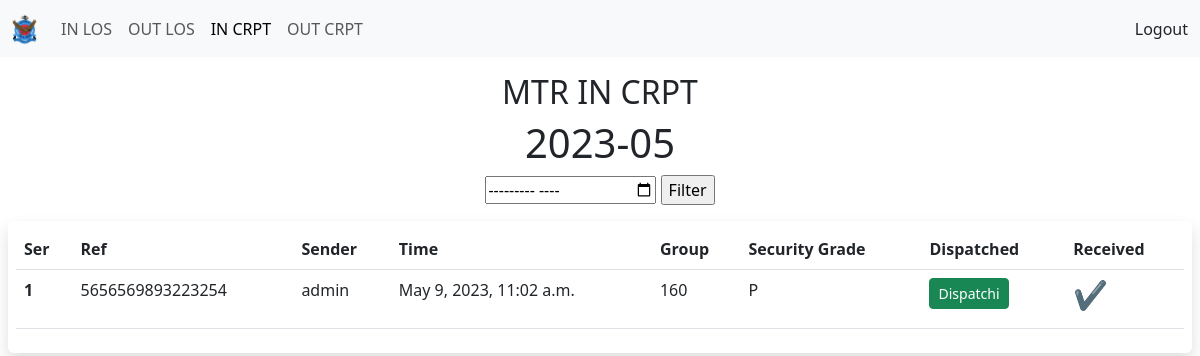
/in-crpt/ (signed in), run on an earlier commit of the app's database.
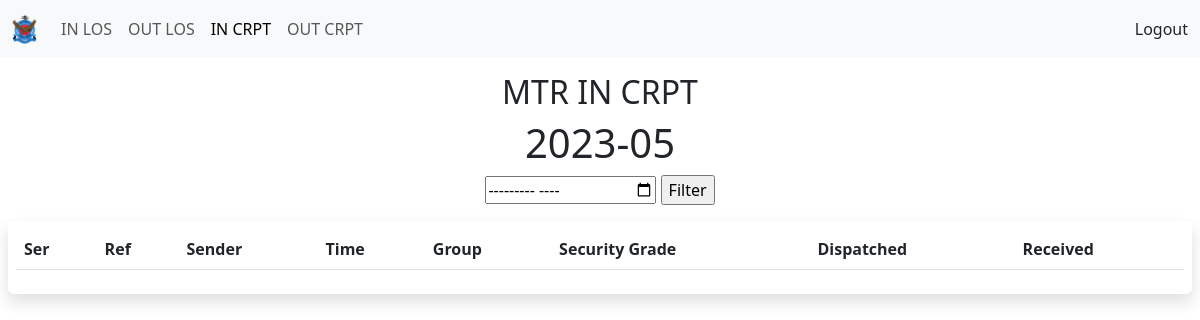
And on a later commit of the database.
### unit/models.py (models this page shows, shortened)
class CRPT(models.Model):
    serial = models.IntegerField()
    ref = models.CharField(max_length=255)
    sender = models.ForeignKey(User, on_delete=models.SET_NULL, null=True, blank=True , related_name='senderrr')
    receiver_unit = models.ManyToManyField(User, related_name='receiverss', verbose_name='receiver_unit')
    date_of_rec = models.DateField()
    time_of_rec = models.TimeField()
    datetime_of_action = models.DateTimeField(auto_now_add=True)
    action_taken_by = models.CharField(max_length=10)
    received_by = models.ManyToManyField(Acknowledgement, related_name='receivedd', verbose_name='User who received', blank=True)
    receiver_receiving_time = models.TimeField(blank=True , null=True)
    group = models.IntegerField()
    security_grade = models.CharField(max_length=50)
    dispatched_to = models.ManyToManyField(DispAck, blank=True, related_name='cdespatched', verbose_name='Offices who received')
    def received_by_fun(self):
        return ','.join([str(p) for p in self.received_by.all()])
    def dispatched_to_fun(self):
        return ','.join([str(p) for p in self.dispatched_to.all()])

### unit/views.py (the view, shortened to what this page needs)
# urls.py: path('in-crpt/', views.in_crpt, name='in-crpt'),
@login_required(login_url='/login/')
def in_crpt(request):
    if request.method == 'GET':
        if 'month' in request.GET:
            month = request.GET.get('month')
            print('This is Month : ', month)
            messages = CRPT.objects.filter(Q(datetime_of_action__icontains=month) & Q(receiver_unit = request.user.id)).order_by('-id')
            lenn = len(messages)
            context = {
                'messages' : messages,
                'lenn' : lenn,
                'month' : month
            }
            return render(request, 'unit/in_crpt.html', context)
    disp = DispAck.objects.filter(user=request.user)
    current_month = datetime.datetime.now().strftime('%Y-%m')
    messages = CRPT.objects.filter(Q(datetime_of_action__icontains=current_month) & Q(receiver_unit = request.user.id)).order_by('-id')
    lenn = len(messages)
    context = {
        'messages' : messages,
        'lenn' : lenn,
        'month' : current_month,
        'disp' : disp,
    }
    return render(request, 'unit/in_crpt.html', context)

### unit/models.py (called while the page is built)
    def __str__(self):
        return str(self.user)

### unit/templates/unit/in_crpt.html (shortened to what this page needs)
{% extends 'unit/base.html' %}
{% load static %}
{% block incrptactive %}active{% endblock %}
{% block main %}
<div class="row d-flex justify-content-around rounded p-2 text-center m-2">
  <h2>{{request.user}} IN CRPT</h2>
  <div>
    <h1>{{month}}</h1>
      <form action="" method="GET">
      <input type="month" name="month">
      <input type="submit" value="Filter" name="filter">
      </form>
  </div>
</div>
<section class="p-2 m-2 rounded shadow">
  <table class="table table-hover ">
    <thead>
      <tr>
        <th scope="col">Ser</th>
        <th scope="col">Ref</th>
        <th scope="col">Sender</th>
        <th scope="col">Time</th>
        <th scope="col">Group</th>
        <th scope="col">Security Grade</th>
        <th scope="col">Dispatched</th>
        <th scope="col">Received</th>
      </tr>
    </thead>
    <tbody>
        {% for message in messages %}
      <tr>
        <th scope="row">{{forloop.revcounter}}</th>
        <td>{{message.ref}}</td>
        <td>{{message.sender}}</td>
        <td>{{message.datetime_of_action}}</td>
        <td>{{message.group}}</td>
        <td>{{message.security_grade}}</td>
        <td>{{message.dispatched_to_fun}}
          {% if disp %}
            {% for d in disp %}
              {% if d.ref == message.ref %}
                {{d.rec_office}}
              {% endif %}
            {% endfor %}
                <a href="{% url 'dispatch' message.ref %}"><h4 class="btn btn-success btn-sm">Dispatch</h4></a>
          {% else %}
            <a href="{% url 'dispatch' message.ref %}"><h4 class="btn btn-success btn-sm">Dispatchi</h4></a>
          {% endif %}
        </td>
        <td>
          {% if request.user.username in message.received_by_fun %}
            <h3>&#10004;</h3>
          {% endif %}
        </td>
      </tr>
        {% endfor %}
    </tbody>
</table>
</section>
{% endblock %}

What changed in the data, as far as the page shows it:
removed CRPT: ref "5656569893223254", sender "admin", datetime_of_action "May 9, 2023, 11:02 a.m.", group "160", security_grade "P"
